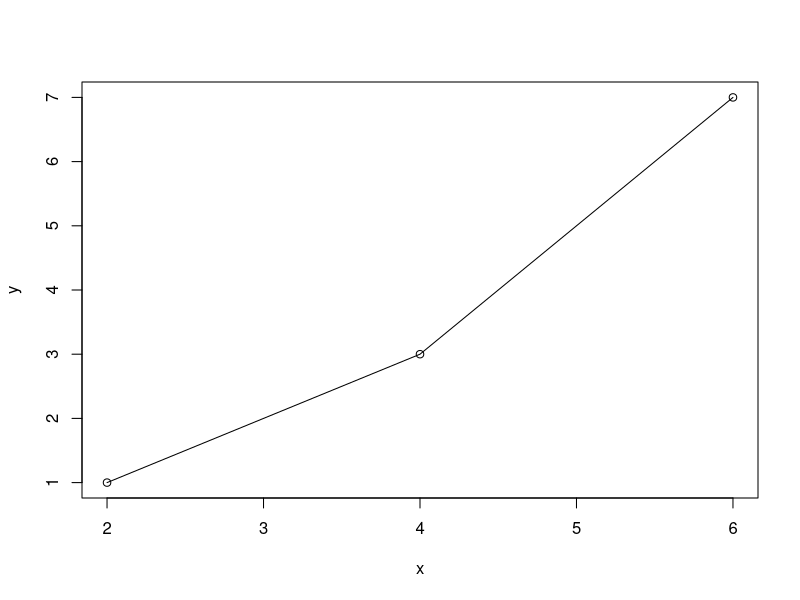

Write R code to recreate this figure.
## ---- chunk 1
knitr::opts_chunk$set(echo = TRUE)

## ---- chunk 2

x <- c(2,4,6)
y <- c(1,3,7)
plot(y~x)
lines(x,y)

